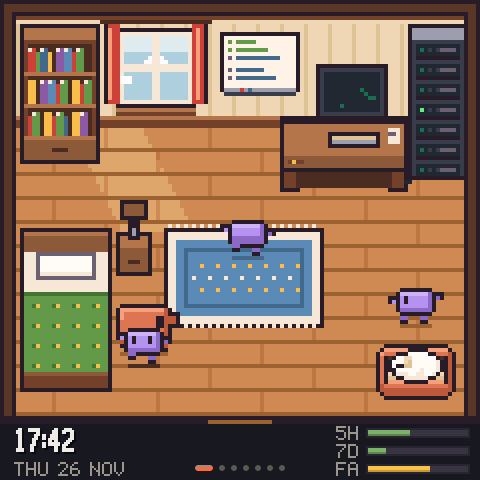
#> input picture device_home_shot.png, 480 x 480 px
$ python -i backend_sni.py   (imports and definitions only)
#> lines starting #> are read from the running program, lines starting #| are printed output that depends on the picture
#> further down, picture is the input picture: PIL image 480x480 RGB; mean R, G, B 137.1, 107.2, 85.8
"""Linux tray: StatusNotifierItem + com.canonical.dbusmenu over D-Bus, with dbus-fast (pure Python).

Modelled on ~/projects/claude_system_indicator/claude_tray.py (Gio), which works on KDE Plasma Wayland:
 * own a unique name org.kde.StatusNotifierItem-<pid>-1 and export the item at /StatusNotifierItem and the
   menu at /MenuBar, then org.kde.StatusNotifierWatcher.RegisterStatusNotifierItem(name);
 * IconPixmap is a(iiay) of ARGB32 in network byte order, several sizes so the panel never upscales;
 * ItemIsMenu=true: a click opens the menu (GetLayout); NewIcon / NewToolTip / LayoutUpdated tell the
   host to re-read;
 * the watcher's NameOwnerChanged is watched, so a restarted plasmashell gets us again; while unregistered we
   also retry every REGISTER_RETRY_S (an app autostarted before the panel is up must never give up);
 * SIGINT/SIGTERM and the loss of the session bus (logout) end the app through on_quit, so the daemon thread
   stops cleanly (status.json, instance lock).
GNOME needs the AppIndicator extension for SNI; without a watcher the app keeps running and logs it.

Threading: run() owns an asyncio loop on the main thread. set_* can be called from any thread: they store the
new value and schedule the publish with loop.call_soon_threadsafe. Menu actions run on a worker thread so a
slow action (hooks install, flashing) never blocks D-Bus.
"""
import asyncio
import html
import logging
import os
import signal as _signal
import threading

from dbus_fast import BusType, Message, MessageType, Variant
from dbus_fast.aio import MessageBus
from dbus_fast.constants import PropertyAccess
from dbus_fast.service import ServiceInterface, dbus_property, method, signal

from .base import MenuItem, TrayBackend

log = logging.getLogger("companion.tray")

SNI_PATH = "/StatusNotifierItem"
MENU_PATH = "/MenuBar"
WATCHER = "org.kde.StatusNotifierWatcher"
PIXMAP_SIZES = (22, 32, 44, 64)
REGISTER_RETRY_S = 15.0   # also retry on a timer: NameOwnerChanged covers a watcher that appears later, this covers
                          # a watcher that is there but refused/failed the first registration (plasmashell starting)


def argb_pixmap(img) -> tuple[int, int, bytes]:
    """PIL image -> (w, h, ARGB32 big-endian bytes) as SNI wants (same bytes as claude_tray's cairo byteswap)."""
    from PIL import Image
    img = img.convert("RGBA")
    r, g, b, a = img.split()
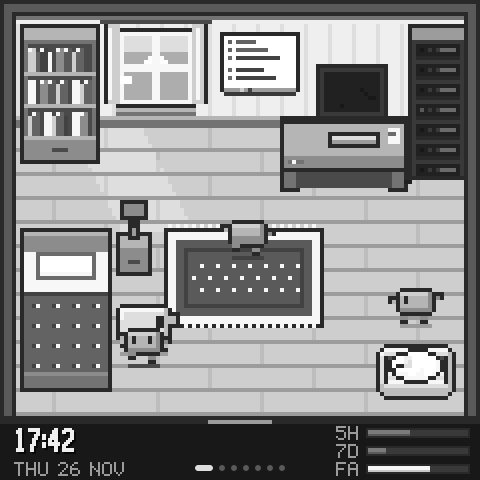
#> r: PIL image 480x480 L; min 8, max 255, mean 137.1
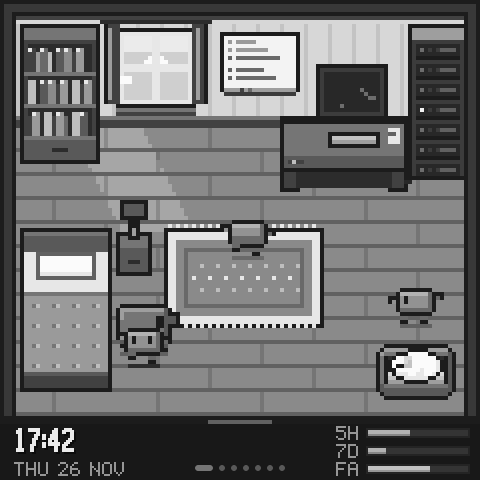
#> g: PIL image 480x480 L; min 12, max 251, mean 107.2
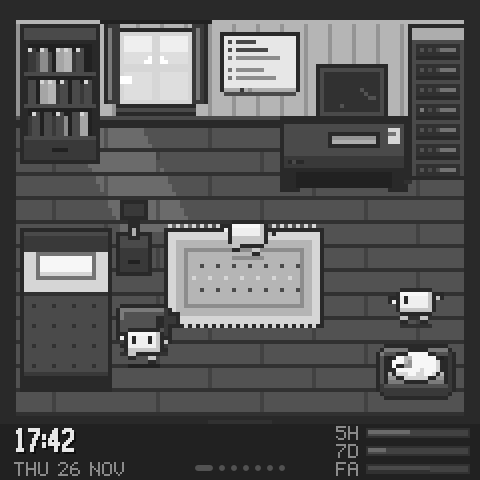
#> b: PIL image 480x480 L; min 16, max 255, mean 85.8
#> a: PIL image 480x480 L; every value is 255
    return img.width, img.height, Image.merge("RGBA", (a, r, g, b)).tobytes()


def menu_label(text: str) -> str:
    """dbusmenu treats '_' as a mnemonic marker: double it to show it literally."""
    return text.replace("_", "__")


class MenuModel:
    """MenuItem tree -> dbusmenu ids/properties/layout. Ids are stable for an unchanged label path so a click on
    an item that was rebuilt meanwhile still lands on the same entry."""

    # [81 lines left out: functions __init__, set, _rebind, props, layout, action, not called in this run]


# [77 lines that did not run here, left out]


# [65 lines that did not run here, left out]


class SNITray(TrayBackend):
    # [31 lines left out: functions __init__, _soon, set_icon, not called in this run]

    def set_icon_renderer(self, render) -> None:
        self._set_pixmaps([argb_pixmap(render(s)) for s in PIXMAP_SIZES])

    # [35 lines left out: functions _set_pixmaps, set_tooltip, set_menu, _apply_menu, _emit, not called in this run]

    def notify(self, title: str, body: str) -> None:
        self._soon(lambda: asyncio.ensure_future(self._notify(title, body)))

    def stop(self) -> None:
        self._stop_requested = True
        self._soon(lambda: self._stop and self._stop.set())

    # -- menu clicks ----------------------------------------------------------------------------
    # [12 lines left out: functions clicked, _run_action, not called in this run]

    # -- D-Bus ----------------------------------------------------------------------------------
    async def _register(self):
        try:
            reply = await self.bus.call(Message(
                destination=WATCHER, path="/StatusNotifierWatcher", interface=WATCHER,
                member="RegisterStatusNotifierItem", signature="s", body=[self.name]))
            if reply.message_type == MessageType.ERROR:
                self.registered = False
                log.warning("tray: RegisterStatusNotifierItem failed: %s %s", reply.error_name, reply.body)
            else:
                self.registered = True
                log.info("tray: registered %s with %s", self.name, WATCHER)
        except Exception as e:
            self.registered = False
            log.warning("tray: cannot register with %s: %s", WATCHER, e)

    # [11 lines left out: function _on_message, not called in this run]

    async def _notify(self, title: str, body: str):
        if self.bus is None:
            return
        hints = {}
        try:
            from .icon import render_app_icon
            img = render_app_icon(64).convert("RGBA")
            hints["image-data"] = Variant("(iiibiiay)", [img.width, img.height, img.width * 4, True, 8, 4,
                                                         img.tobytes()])
        except Exception:
            pass
        try:
            reply = await self.bus.call(Message(
                destination="org.freedesktop.Notifications", path="/org/freedesktop/Notifications",
                interface="org.freedesktop.Notifications", member="Notify", signature="susssasa{sv}i",
                body=["SQRM8", 0, "", title, html.escape(body, quote=False), [], hints, 8000]))
            if reply.message_type == MessageType.ERROR:
                log.info("notification failed: %s", reply.error_name)
        except Exception as e:
            log.info("notification failed: %s", e)

    async def _main(self):
        self._stop = asyncio.Event()
        if self._stop_requested:
            return
        # first: a SIGTERM during startup (e.g. logout right after login) must still go through on_quit
        for sig in (_signal.SIGINT, _signal.SIGTERM):
            try:
                self.loop.add_signal_handler(sig, self._quit_requested)
            except (NotImplementedError, RuntimeError, ValueError):
                pass
        self.bus = await MessageBus(bus_type=BusType.SESSION).connect()
        self.bus.export(SNI_PATH, self.sni)
        self.bus.export(MENU_PATH, self.menu)
        await self.bus.request_name(self.name)
        self.bus.add_message_handler(self._on_message)
        await self.bus.call(Message(
            destination="org.freedesktop.DBus", path="/org/freedesktop/DBus", interface="org.freedesktop.DBus",
            member="AddMatch", signature="s",
            body=[f"type='signal',sender='org.freedesktop.DBus',interface='org.freedesktop.DBus',"
                  f"member='NameOwnerChanged',arg0='{WATCHER}'"]))
        self._apply_menu()
        await self._register()
        if not self.registered:
            log.warning("tray: no StatusNotifierWatcher yet (GNOME needs the AppIndicator extension); "
                        "will register when one appears")
        if self.on_ready:
            try:
                self.on_ready()
            except Exception:
                log.exception("tray on_ready failed")
        retry = asyncio.ensure_future(self._register_retry())
        gone = asyncio.ensure_future(self._bus_gone())
        if self._stop_requested:
            self._stop.set()
        try:
            await self._stop.wait()
        finally:
            for t in (retry, gone):
                t.cancel()
            try:
                self.bus.disconnect()
            except Exception:
                pass

    async def _register_retry(self):
        while True:
            await asyncio.sleep(REGISTER_RETRY_S)
            if not self.registered:
                await self._register()

    async def _bus_gone(self):
        """The session bus went away (logout, dbus restart): nothing can show us any more, quit cleanly."""
        try:
            await self.bus.wait_for_disconnect()
        except asyncio.CancelledError:
            raise
        except Exception as e:
            log.info("tray: session bus error: %s", e)
        if not self._stop.is_set():
            log.warning("tray: lost the D-Bus session bus; quitting")
            self._quit_requested()

    # [28 lines left out: functions _quit_requested, run, not called in this run]

>>> from PIL import Image
>>> picture = Image.open('../../../device_home_shot.png')
>>> result = argb_pixmap(picture)

$ run again, on task_idle_sheet.png
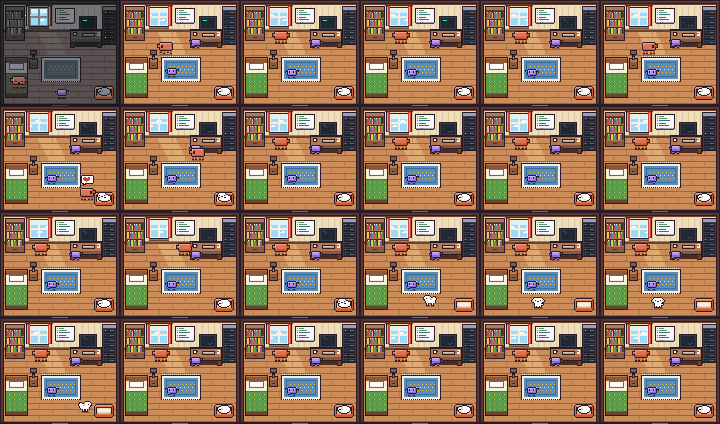
#> input picture task_idle_sheet.png, 1440 x 848 px (shown at 1/2 size)
#> picture is the input picture: PIL image 1440x848 RGB; mean R, G, B 146.2, 117.4, 95.8
#> in argb_pixmap, `r, g, b, a = img.split()`:
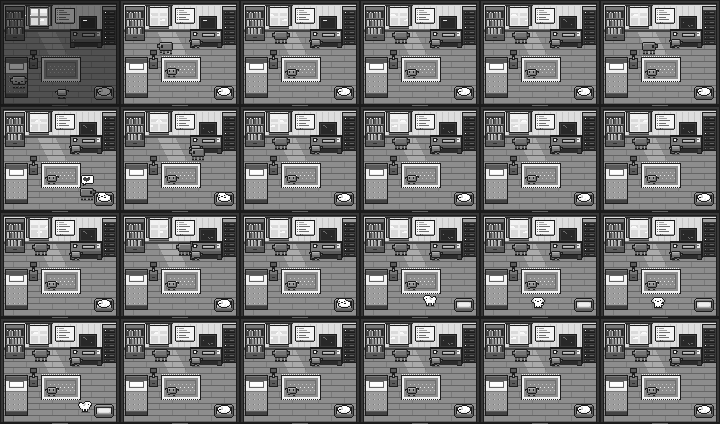
#> g: PIL image 1440x848 L (shown at 1/2 size); min 24, max 255, mean 117.4
#> in argb_pixmap, `r, g, b, a = img.split()`:
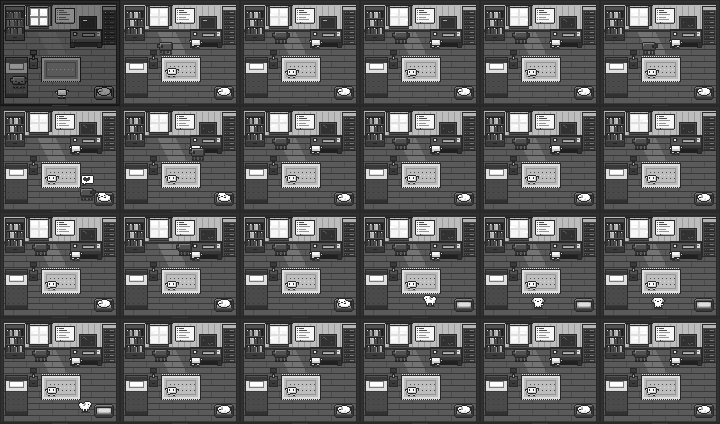
#> b: PIL image 1440x848 L (shown at 1/2 size); min 24, max 255, mean 95.8
#> a: PIL image 1440x848 L; every value is 255
